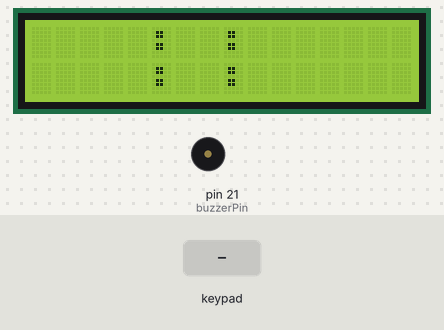
Simulated run of this sketch. Board: Arduino Mega 2560, built with avr-gcc and run on an emulated ATmega2560. Parts: 16×2 character LCD, buzzer (waves = sounding, pin HIGH). Wiring (inferred from the signals the program sends): 4×4 keypad with keys 1 2 3 4 5 6 7 8 9 0 A B C D E F: rows pin 54, pin 55, pin 56, pin 57; columns pin 58, pin 59, pin 60, pin 61. Inputs (shaded band) come from the test bench. Pins used as bus, display or sensor lines are not drawn.

Above: at 1.2 s.
1.3 s: key 'C' pressed
At 1.4 s:
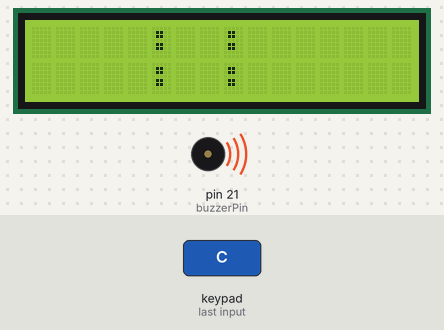
3.2 s: keypad keys 1 2 A pressed 0.4 s apart
At 3.7 s:
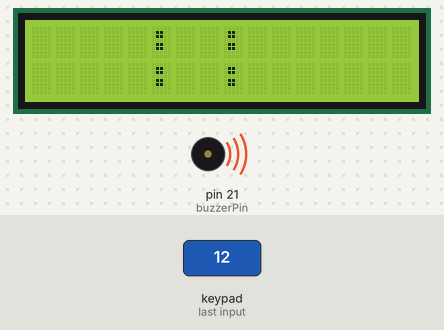
5.9 s: key 'B' pressed
At 7.8 s:
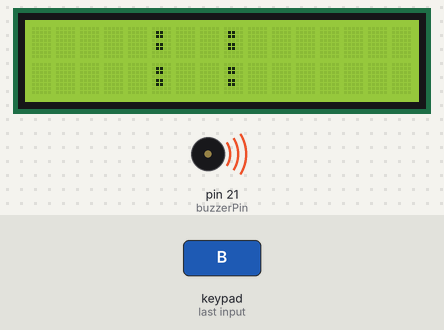
Timing chart, 0 to 14.9 s (numbered marks = the images above; inputs shaded):
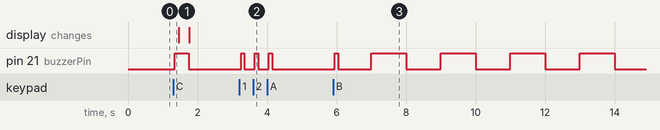

Measured:
- after the input at 1.3 s, pin 21 (buzzerPin): LOW → HIGH after 0.05 s, → LOW 0.40 s later
- after the input at 3.2 s, pin 21 (buzzerPin): alternates HIGH for 0.10 s and LOW for 0.30 s, 6 changes in all, then stays LOW, starting after 0.05 s
- after the input at 5.9 s, pin 21 (buzzerPin): LOW → HIGH after 0.05 s, then repeats every 1.9 s: LOW 0.95 s, HIGH 1.0 s

The sketch:

lab3.ino
```cpp
#include <LiquidCrystal.h>

#define DDR_KEYPAD  DDRF
#define PORT_KEYPAD PORTF
#define PIN_KEYPAD  PINF
#define COURSOR_POS 3
#include "keypad4x4.h"

const int buzzerPin = 21;
char but;
byte mode = 0;
byte coursor_p = COURSOR_POS;
int startBuzzing = 0;

bool timer1 = false;
bool timer2 = false;
bool setTimer1 = false;
bool setTimer2 = false;

char inputTime[6];
byte inputTime_p = 0;

int tempHour;
int tempMin;
int tempSec;
char temp[3];

const int rs = 22, rw = 23, en = 24, d4 = 25, d5 = 26, d6 = 27, d7 = 28;
LiquidCrystal lcd(rs, rw, en, d4, d5, d6, d7);

const PROGMEM char sixty[60][3] = {
  {"00"}, {"01"}, {"02"}, {"03"}, {"04"}, {"05"}, {"06"}, {"07"}, {"08"}, {"09"},
  {"10"}, {"11"}, {"12"}, {"13"}, {"14"}, {"15"}, {"16"}, {"17"}, {"18"}, {"19"},
  {"20"}, {"21"}, {"22"}, {"23"}, {"24"}, {"25"}, {"26"}, {"27"}, {"28"}, {"29"},
  {"30"}, {"31"}, {"32"}, {"33"}, {"34"}, {"35"}, {"36"}, {"37"}, {"38"}, {"39"},
  {"40"}, {"41"}, {"42"}, {"43"}, {"44"}, {"45"}, {"46"}, {"47"}, {"48"}, {"49"},
  {"50"}, {"51"}, {"52"}, {"53"}, {"54"}, {"55"}, {"56"}, {"57"}, {"58"}, {"59"},
};

struct Time
{
  unsigned char second, minute, hour;
};
Time Time1 = {0, 0, 0};
Time Time2 = {0, 0, 0};

void LCD_WriteStrPROGMEM(char *str, int n)
{
  for (int i = 0; i < n; i++)
    lcd.print( (char)pgm_read_byte( &(str[i]) ) );
}

ISR(TIMER3_COMPA_vect)
{
  if (timer1) {
    if (Time1.second != 0)
    {
      Time1.second--;
    } else {
      Time1.second = 60;
      if (Time1.minute != 0)
      {
        Time1.minute--;
      } else {
        if (Time1.hour != 0) {
          Time1.hour--;
        }
        else {
          timer1 = false;
          setTimer1 = false;
          startBuzzing = 1;
        }
      }
    }
  }
  if (timer2) {
    if (Time2.second != 0)
    {
      Time2.second--;
    } else {
      Time2.second = 60;
      if (Time2.minute != 0)
      {
        Time2.minute--;
      } else {
        if (Time2.hour != 0) {
          Time2.hour--;
        }
        else {
          timer2 = false;
          setTimer2 = false;
          startBuzzing = 1;
        }
      }
    }
  }
  if (startBuzzing != 0) {
    if (++startBuzzing % 2 == 0) {
      digitalWrite(buzzerPin, HIGH);
    } else if (startBuzzing == 30) {
      startBuzzing = 0;
      digitalWrite(buzzerPin, LOW);
    } else {
      digitalWrite(buzzerPin, LOW);
    }
  }
}

void setup() {
  noInterrupts();

  TCCR3A = 0x00;
  TCCR3B = (1 << WGM32) | (1 << CS32) | (1 << CS30); //CTC mode & Prescaler @ 1024
  TIMSK3 = (1 << OCIE3A);
  OCR3A = 0x3D08;// 1 секунда
  initKeyPad();


  lcd.begin(16, 2);
  interrupts();

  pinMode(buzzerPin, OUTPUT);
  digitalWrite(buzzerPin, LOW);
  temp[2] = '\0';
}

void quit() {
  lcd.clear();
  mode = 0;
  coursor_p = 3;
  inputTime_p = 0;
  startBuzzing = 0;
  digitalWrite(buzzerPin, HIGH);
  delay(300);
  digitalWrite(buzzerPin, LOW);
}

bool isTimeCorrect(char *inputTime) {
  temp[0] = inputTime[0];
  temp[1] = inputTime[1];
  sscanf(temp, "%d", &tempHour);

  temp[0] = inputTime[2];
  temp[1] = inputTime[3];
  sscanf(temp, "%d", &tempMin);

  temp[0] = inputTime[4];
  temp[1] = inputTime[5];
  sscanf(temp, "%d", &tempSec);

  return !(tempHour > 24 || tempMin > 60 || tempSec > 60);
}

void writeBlank(byte pos) {
  lcd.setCursor(COURSOR_POS, pos);
  LCD_WriteStrPROGMEM(sixty[60], 1);
  LCD_WriteStrPROGMEM(sixty[60], 1);
  lcd.write(':');
  LCD_WriteStrPROGMEM(sixty[60], 1);
  LCD_WriteStrPROGMEM(sixty[60], 1);
  lcd.write(':');
  LCD_WriteStrPROGMEM(sixty[60], 1);
  LCD_WriteStrPROGMEM(sixty[60], 1);
}

void showTime1() {
  lcd.setCursor(COURSOR_POS, 0);
  LCD_WriteStrPROGMEM(sixty[Time1.hour], 2);
  lcd.write(':');
  LCD_WriteStrPROGMEM(sixty[Time1.minute], 2);
  lcd.write(':');
  LCD_WriteStrPROGMEM(sixty[Time1.second], 2);
}

void showTime2() {
  lcd.setCursor(COURSOR_POS, 1);
  LCD_WriteStrPROGMEM(sixty[Time2.hour], 2);
  lcd.write(':');
  LCD_WriteStrPROGMEM(sixty[Time2.minute], 2);
  lcd.write(':');
  LCD_WriteStrPROGMEM(sixty[Time2.second], 2);
}

void loop() {
  if (setTimer1) {
    showTime1();
  } else if (mode != 1) {
    writeBlank(0);
  }
  if (setTimer2) {
    showTime2();
  } else if (mode != 2) {
    writeBlank(1);
  }
  if ( isButtonPressed() ) {
    digitalWrite(buzzerPin, HIGH);
    but = readKeyFromPad4x4();
    delay(100);
    digitalWrite(buzzerPin, LOW);
    if (but == 'F') {
      quit();
    } else if (mode == 1 || mode == 2) {               // mode 1 - setting time1, mode 2 - setting time2
      inputTime[inputTime_p++] = but;
      if (coursor_p == 5 || coursor_p == 8)
        coursor_p++;
      lcd.setCursor(coursor_p++, mode - 1);
      lcd.write(but);
      if (coursor_p >= 11)
        but = 'E';
      if (but == 'E') {
        if (isTimeCorrect(inputTime)) {
          if (mode == 1) {
            Time1.second = tempSec;
            Time1.minute = tempMin;
            Time1.hour = tempHour;
            setTimer1 = true;
          } else {
            Time2.second = tempSec;
            Time2.minute = tempMin;
            Time2.hour = tempHour;
            setTimer2 = true;
          }
        }
        quit();
      }
    } else if (but == 'A') {
      mode = 1;
      writeBlank(mode - 1);
    } else if (but == 'B') {
      mode = 2;
      writeBlank(mode - 1);
    } else if (but == 'C') {
      if (timer1) {
        setTimer1 = false;
        Time1 = {0, 0, 0};
        timer1 = false;
      } else {
        timer1 = true;
      }
    } else if (but == 'D') {
      if (timer2) {
        setTimer2 = false;
        Time2 = {0, 0, 0};
        timer2 = false;
      } else {
        timer2 = true;
      }
    }
  }
}
```

keypad4x4.h
```cpp
const int	Key_1 = B11101110;
const int	Key_2 =	B11011110;
const int	Key_3 =	B10111110;
const int	Key_A =	B01111110;

const int	Key_4 =	B11101101;
const int	Key_5 =	B11011101;
const int	Key_6 =	B10111101;
const int	Key_B =	B01111101;

const int	Key_7 =	B11101011;
const int	Key_8 =	B11011011;
const int	Key_9 =	B10111011;
const int	Key_C =	B01111011;

const int	Key_F =	B11100111;
const int	Key_0 =	B11010111;
const int	Key_E =	B10110111;
const int	Key_D =	B01110111;

unsigned char freePinFromKeyPad = 1;
unsigned char keyFromKeyPad = 1;
char pressedButton = 0;
bool logicPressed = false;

void initKeyPad() {
  DDR_KEYPAD = 0x0F;
  PORT_KEYPAD = 0xF0;
}

char readKeyFromPad4x4() {
  logicPressed = false;
  return pressedButton;
}

bool isButtonPressed() {
  if (freePinFromKeyPad == 1)
  {
    if (PIN_KEYPAD != 0xF0)
    {
      delay(50);
      freePinFromKeyPad = 0;
      keyFromKeyPad = 1;

      PORT_KEYPAD = B11111110;
      if (PORT_KEYPAD == PIN_KEYPAD)
      {
        PORT_KEYPAD = B11111101;
        if (PORT_KEYPAD == PIN_KEYPAD)
        {
          PORT_KEYPAD = B11111011;
          if (PORT_KEYPAD == PIN_KEYPAD)
          {
            PORT_KEYPAD = B11110111;
            if (PORT_KEYPAD == PIN_KEYPAD)
              keyFromKeyPad = 0;
          }
        }
      }
      if (keyFromKeyPad == 1)
      {
        if (PIN_KEYPAD == Key_1) pressedButton = '1';
        else if (PIN_KEYPAD == Key_2) pressedButton = '2';
        else if (PIN_KEYPAD == Key_3) pressedButton = '3';
        else if (PIN_KEYPAD == Key_4) pressedButton = '4';
        else if (PIN_KEYPAD == Key_5) pressedButton = '5';
        else if (PIN_KEYPAD == Key_6) pressedButton = '6';
        else if (PIN_KEYPAD == Key_7) pressedButton = '7';
        else if (PIN_KEYPAD == Key_8) pressedButton = '8';
        else if (PIN_KEYPAD == Key_9) pressedButton = '9';
        else if (PIN_KEYPAD == Key_0) pressedButton = '0';
        else if (PIN_KEYPAD == Key_A) pressedButton = 'A';
        else if (PIN_KEYPAD == Key_B) pressedButton = 'B';
        else if (PIN_KEYPAD == Key_C) pressedButton = 'C';
        else if (PIN_KEYPAD == Key_D) pressedButton = 'D';
        else if (PIN_KEYPAD == Key_E) pressedButton = 'E';
        else if (PIN_KEYPAD == Key_F) pressedButton = 'F';
        logicPressed = true;
      }

      PORT_KEYPAD = 0xF0;
    }
  }
  else if (PIN_KEYPAD == 0xF0)
  {
    delay(200);
    freePinFromKeyPad = 1;
  }
  return logicPressed;
}
```
